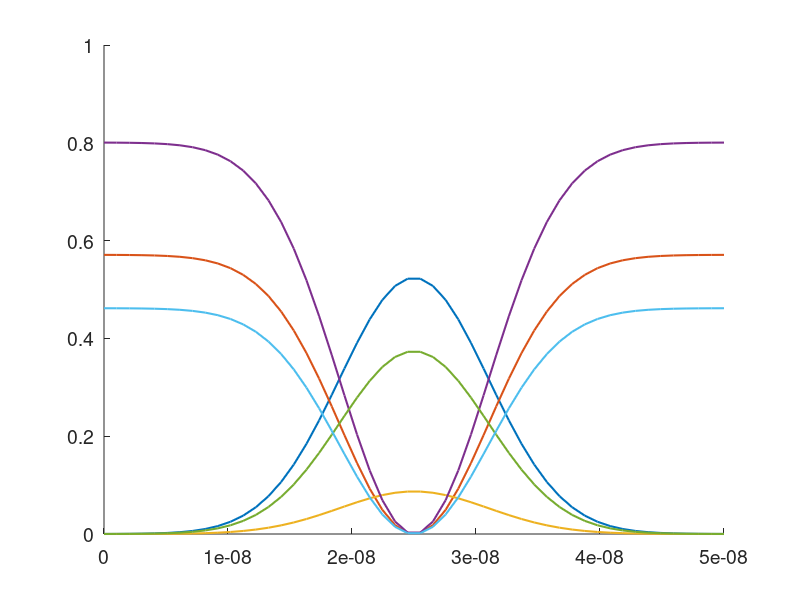
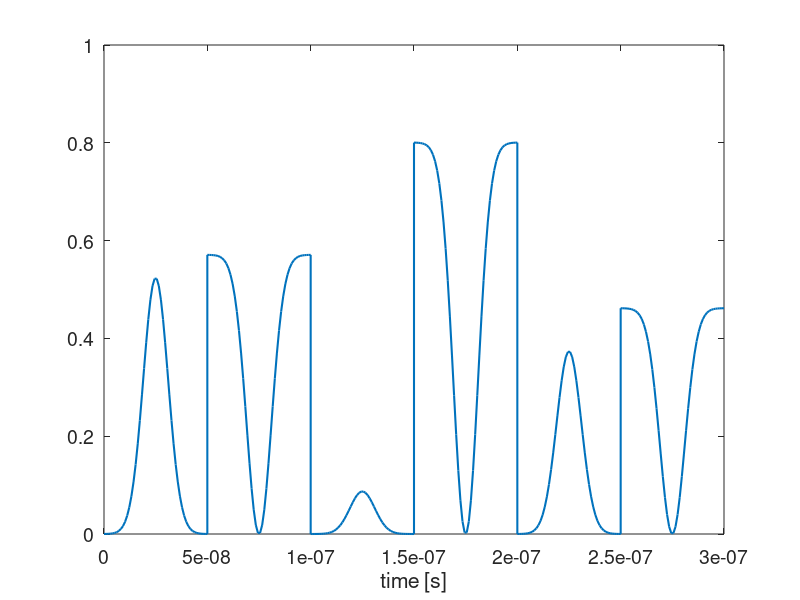

MATLAB code for these plots, in order:
bits = [1 0 1 0 1 0]; % def. of bit’s sequence
T_period = 50d-9; % pulse period [s]
t_zero = 25d-9; % center of incident pulse [s]
width = 6d-9; % width of the incident pulse [s]
% Generation of current pattern corresponding to bit pattern
I_p = 0;
N_div = 50; % number of divisions within each bit interval
t = linspace(0, T_period, N_div); % the same time interval is
% generated for each bit
g = exp(-0.5*((t_zero - t)/width).^2); % def. of a single Gaussian pulse
%
if bits(1)==0, 
    I_p_1 = rand(1)*(1- g); % generates first bit
elseif bits(1)==1, 
    I_p_1 = rand(1)*g;
end
temp = I_p_1;
number_of_bits = length(bits);
for k = 2:number_of_bits % generation of remaining bits
if bits(k)==1,
    A = rand(1)*g;
elseif bits(k)==0,
    A = rand(1)*(1- g);
end
A = [temp,A];
temp = A;
end
temp_t = t;
for k = 2:number_of_bits
t = linspace(0, T_period, N_div);
t = [temp_t,(k-1)*T_period+t];
temp_t = t;
end
%=====Eye diagram====
% put all bit plots on the first one
t_eye = linspace(0, T_period, N_div);
hold on
for m = 1:number_of_bits
A_temp = A((1+(m-1)*N_div):(m*N_div));
figure(1);
e = plot(t_eye,A_temp);
set(e,'LineWidth',1.5); % thickness of plotting lines
set(gca,'FontSize',14); % size of tick marks on both axes
end
figure(2);
h = plot(t,A,'lineWidth',1.5);
xlabel('time [s]','FontSize',14); % size of x label
set(gca,'FontSize',14); % size of tick marks on both axes